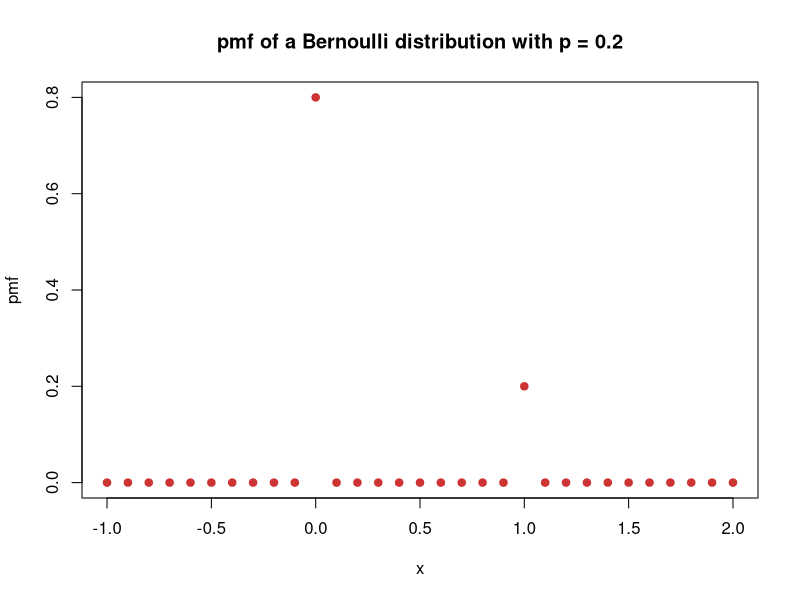
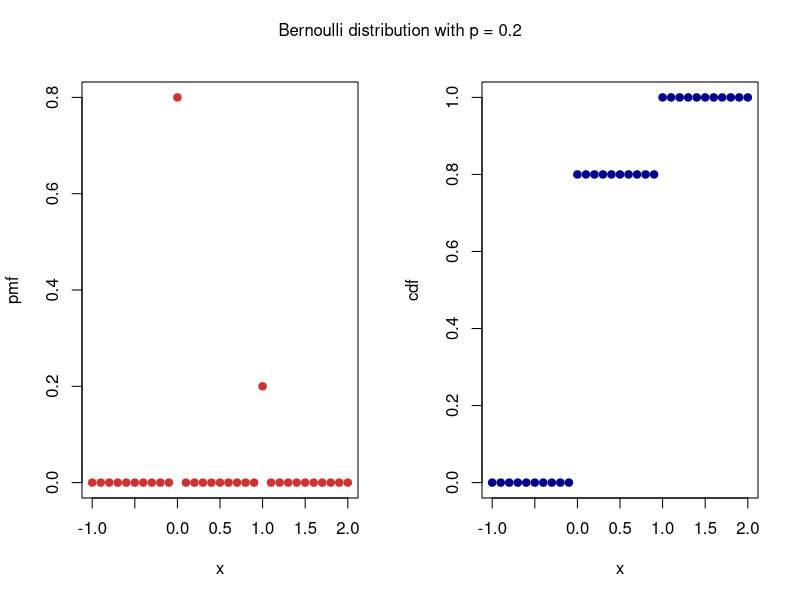
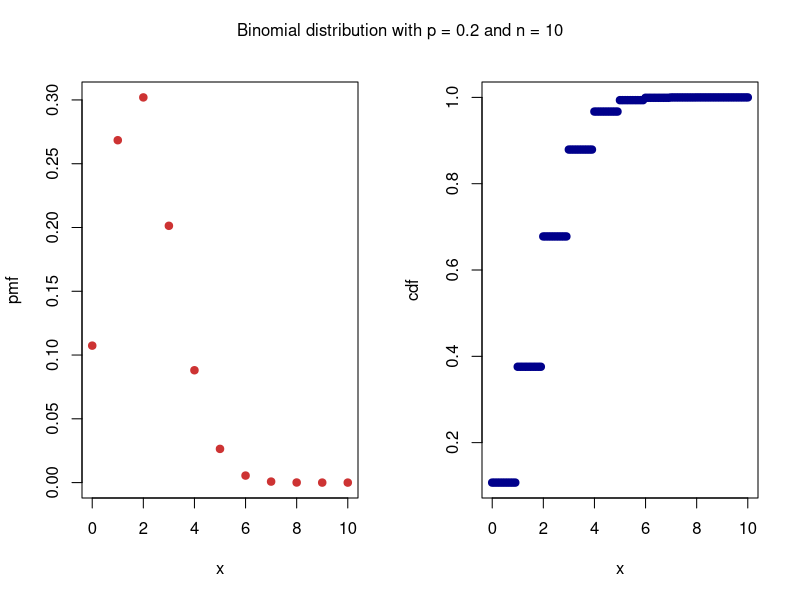
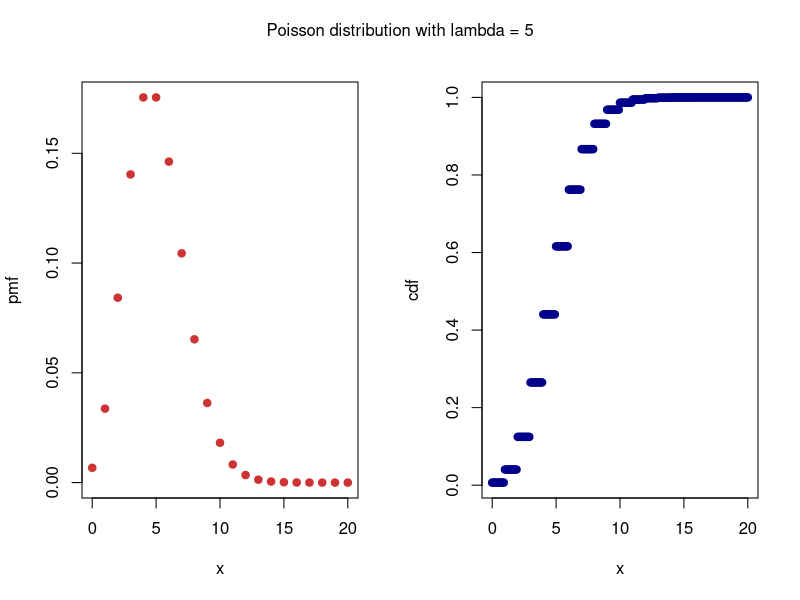
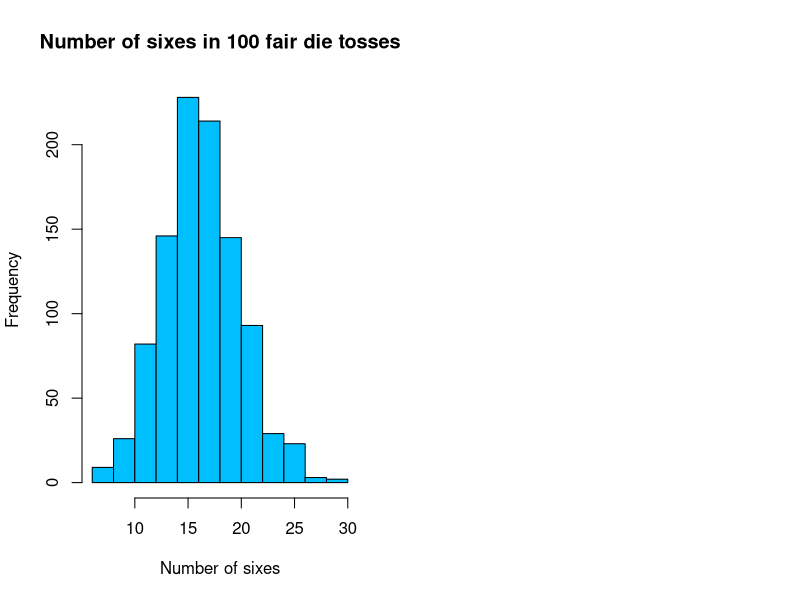

Recreate these plots in R, in order.
## ---- chunk 1
# We create a grid of points between -1 and 2
x_bernoulli <- seq(-1, 2, by = 0.1)

# Create one vector for the pmf
pmf_bernoulli <- x_bernoulli

# Find the values of the pmf
for(i in 1:length(x_bernoulli)){
pmf_bernoulli[i] <- dbinom(x_bernoulli[i], 
                        size = 1,
                        prob = 0.2)
}

# Plot the pmf and cdf in one plot
plot(x = x_bernoulli,
     y = pmf_bernoulli,
     col = "brown3",
     pch = 19,
     xlab = "x", ylab = "pmf", main = "pmf of a Bernoulli distribution with p = 0.2")
## ---- chunk 2
# We create a grid of points between -1 and 2
x_bernoulli <- seq(-1, 2, by = 0.1)

# Create two vectors for the pmf and the cdf
pmf_bernoulli <- x_bernoulli
cdf_bernoulli <- x_bernoulli

# Find the values of the pmf and cdf and store them
for(i in 1:length(x_bernoulli)){
pmf_bernoulli[i] <- dbinom(x_bernoulli[i], 
                        size = 1,
                        prob = 0.2)

cdf_bernoulli[i] <- pbinom(x_bernoulli[i], 
                        size = 1,
                        prob = 0.2)
}

# Plot the pmf and cdf in one plot
par(mfrow=c(1,2))
plot(x = x_bernoulli,
     y = pmf_bernoulli,
     col = "brown3",
     pch = 19,
     xlab = "x", ylab = "pmf")

plot(x = x_bernoulli,
     y = cdf_bernoulli,
     col = "blue4",
     pch = 19,
     xlab = "x", ylab = "cdf")

mtext("Bernoulli distribution with p = 0.2", side = 3, line = - 2, outer = TRUE)
## ---- chunk 3
# We create a grid of points between 0 and 10
x_pmf_binomial <- seq(0, 10, by = 1)
x_cdf_binomial <- seq(0, 10, by = 0.1)

# Create two vectors for the pmf and the cdf
pmf_binomial <- x_pmf_binomial
cdf_binomial <- x_cdf_binomial

# Find the values of the pmf and cdf and store them
for(i in 1:length(x_pmf_binomial)){
pmf_binomial[i] <- dbinom(x_pmf_binomial[i], 
                        size = 10,
                        prob = 0.2)
}

for(i in 1:length(x_cdf_binomial)){
  cdf_binomial[i] <- pbinom(x_cdf_binomial[i], 
                        size = 10,
                        prob = 0.2)
}



# Plot the pmf and cdf in one plot
par(mfrow=c(1,2))
plot(x = x_pmf_binomial,
     y = pmf_binomial,
     col = "brown3",
     pch = 19,
     xlab = "x", ylab = "pmf")

plot(x = x_cdf_binomial,
     y = cdf_binomial,
     col = "blue4",
     pch = 19,
     xlab = "x", ylab = "cdf")

mtext("Binomial distribution with p = 0.2 and n = 10", side = 3, line = - 2, outer = TRUE)
## ---- chunk 4
# We create a grid of points between 0 and 10
x_pmf_poisson <- seq(0, 20, by = 1)
x_cdf_poisson <- seq(0, 20, by = 0.1)

# Create two vectors for the pmf and the cdf
pmf_poisson <- x_pmf_poisson
cdf_poisson <- x_cdf_poisson

# Find the values of the pmf and cdf and store them
for(i in 1:length(x_pmf_poisson)){
pmf_poisson[i] <- dpois(x_pmf_poisson[i], 
                        lambda = 5)
}

for(i in 1:length(x_cdf_poisson)){
  cdf_poisson[i] <- ppois(x_cdf_poisson[i], 
                        lambda = 5)
}

# Plot the pmf and cdf in one plot
par(mfrow=c(1,2))
plot(x = x_pmf_poisson,
     y = pmf_poisson,
     col = "brown3",
     pch = 19,
     xlab = "x", ylab = "pmf")

plot(x = x_cdf_poisson,
     y = cdf_poisson,
     col = "blue4",
     pch = 19,
     xlab = "x", ylab = "cdf")

mtext("Poisson distribution with lambda = 5", side = 3, line = - 2, outer = TRUE)
## ---- chunk 5
unknown_distribution <- function(n){
  data <- rep(0, n)
  for (i in 1:n){
    coin <- rbinom(1, 1, 1/2)
    if(coin == 0){
      data[i] <- rnorm(1)
    } else {
      data[i] <- rnorm(1, 4)
    }
  }
  return(data)
}
## ---- chunk 6
set.seed(1)

unknown_sample_50 <- unknown_distribution(50)
## ---- chunk 7
unknown_sample_10000 <- unknown_distribution(10000)
## ---- chunk 8
rdunif <- function(n, a=1, b=6) {
  # The function will take three parameters
  # n: the number of random values to be simulated
  # a: the minimum value, by default it will be 1
  # b: the maximum value, by default it will be 6
  return(sample(a:b,n, replace=T))
} 
## ---- chunk 9
fair_dice_tosses <- rdunif(100*1000)

# Turn the previous vector into a matrix
fair_dice_tosses <- matrix(fair_dice_tosses, nrow = 100)
## ---- chunk 10
# Create a vector that will store the result
fair_die_number_sixes <- rep(0, 1000)

# Record the number of sixes
for(j in 1:1000){
  fair_die_number_sixes[j] <- sum(fair_dice_tosses[,j] == 6)
}
## ---- chunk 11
hist(fair_die_number_sixes,
     main = 'Number of sixes in 100 fair die tosses',
     xlab = 'Number of sixes',
     col = "deepskyblue")
## ---- chunk 12
(sum(fair_die_number_sixes>20))/1000
## ---- chunk 13
(sum(fair_die_number_sixes>25))/1000
